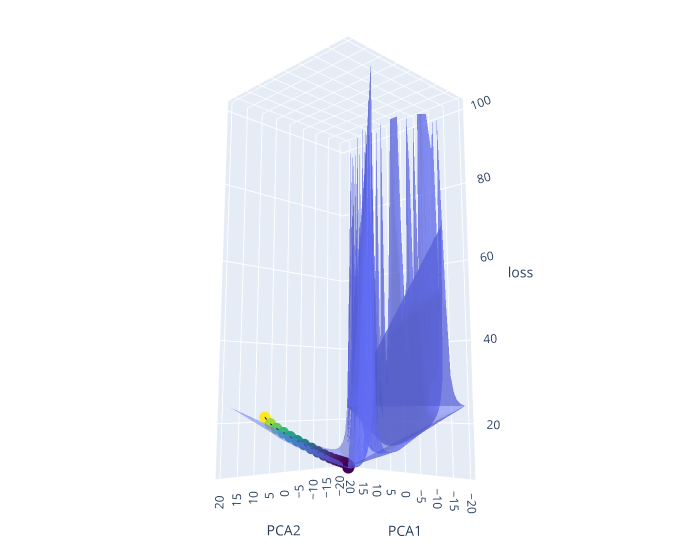

Notebook code for this chart:
### Code cell
camera = dict(
    eye=dict(x=-2, y=2, z=-0.5)
)

f.update_layout(scene_camera=camera)

f

### Figure 1 — Plotly figure (JSON) as saved in the notebook; plotly's stock layout.template omitted (floating-point values rounded to 4 significant figures; data arrays with more than 128 entries replaced by an {"elided": "..."} marker saying what was removed)
{"data": [{"opacity": 0.5, "type": "mesh3d", "x": {"elided": "2500 float values"}, "y": {"elided": "2500 float values"}, "z": {"elided": "2500 float values"}}, {"line": {"color": "darkblue", "width": 2}, "marker": {"color": {"elided": "1000 float values"}, "colorscale": [[0, "#440154"], [0.1111, "#482878"], [0.2222, "#3e4989"], [0.3333, "#31688e"], [0.4444, "#26828e"], [0.5556, "#1f9e89"], [0.6667, "#35b779"], [0.7778, "#6ece58"], [0.8889, "#b5de2b"], [1, "#fde725"]], "size": 4}, "type": "scatter3d", "x": {"elided": "1000 float values"}, "y": {"elided": "1000 float values"}, "z": {"elided": "1000 float values"}}], "layout": {"margin": {"b": 10, "l": 10, "r": 20, "t": 10}, "scene": {"camera": {"eye": {"x": -2, "y": 2, "z": -0.5}}, "xaxis": {"title": {"text": "PCA1"}}, "yaxis": {"title": {"text": "PCA2"}}, "zaxis": {"title": {"text": "loss"}}}, "width": 700}}
